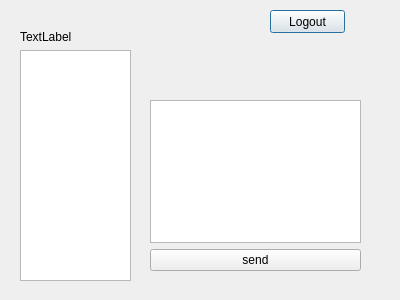
<?xml version="1.0" encoding="UTF-8"?>
<ui version="4.0">
 <class>Dialog_chatbox</class>
 <widget class="QDialog" name="Dialog_chatbox">
  <property name="geometry">
   <rect>
    <x>0</x>
    <y>0</y>
    <width>400</width>
    <height>300</height>
   </rect>
  </property>
  <property name="windowTitle">
   <string>Dialog</string>
  </property>
  <widget class="QPushButton" name="pushButton_logout">
   <property name="geometry">
    <rect>
     <x>270</x>
     <y>10</y>
     <width>75</width>
     <height>23</height>
    </rect>
   </property>
   <property name="text">
    <string>Logout</string>
   </property>
  </widget>
  <widget class="QWidget" name="">
   <property name="geometry">
    <rect>
     <x>20</x>
     <y>30</y>
     <width>111</width>
     <height>251</height>
    </rect>
   </property>
   <layout class="QVBoxLayout" name="verticalLayout">
    <item>
     <widget class="QLabel" name="label">
      <property name="text">
       <string>TextLabel</string>
      </property>
     </widget>
    </item>
    <item>
     <widget class="QListView" name="listView"/>
    </item>
   </layout>
  </widget>
  <widget class="QWidget" name="">
   <property name="geometry">
    <rect>
     <x>150</x>
     <y>100</y>
     <width>211</width>
     <height>171</height>
    </rect>
   </property>
   <layout class="QVBoxLayout" name="verticalLayout_2">
    <item>
     <widget class="QTextBrowser" name="textBrowser"/>
    </item>
    <item>
     <widget class="QPushButton" name="pushButton_2_send">
      <property name="text">
       <string>send</string>
      </property>
     </widget>
    </item>
   </layout>
  </widget>
 </widget>
 <resources/>
 <connections/>
</ui>
